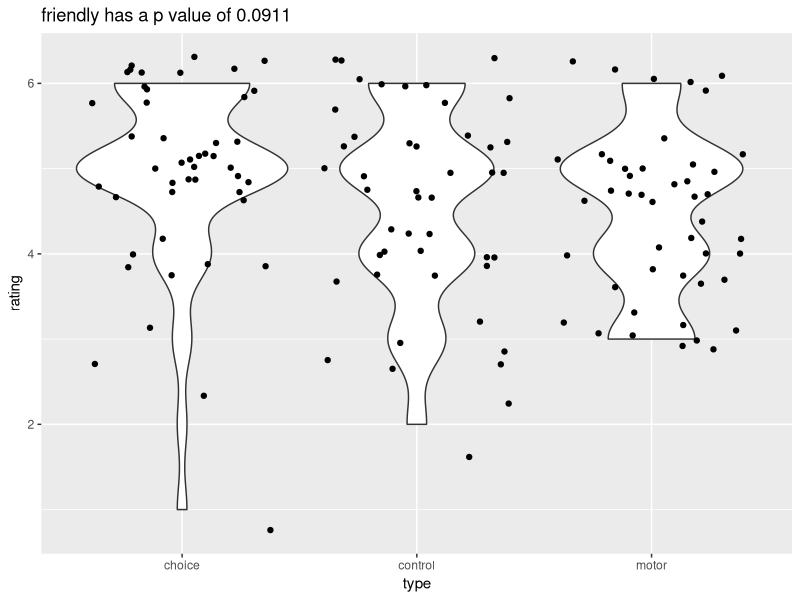
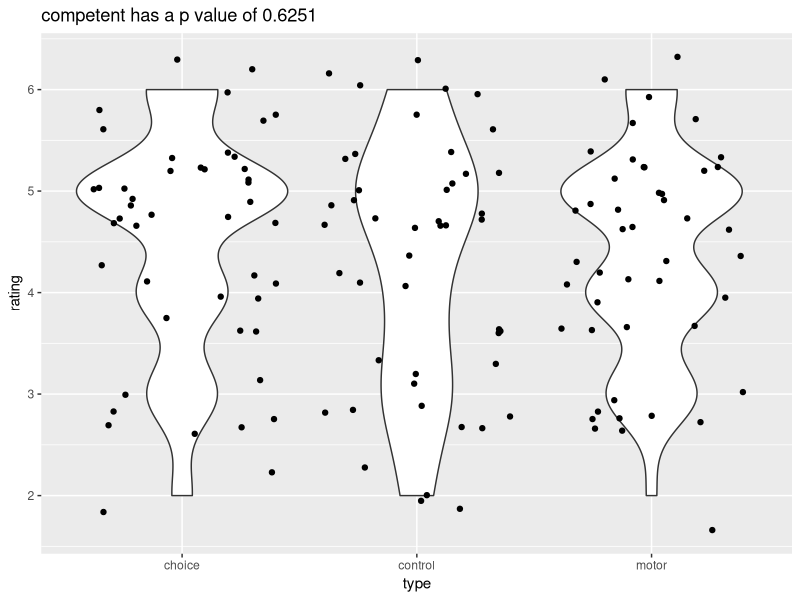
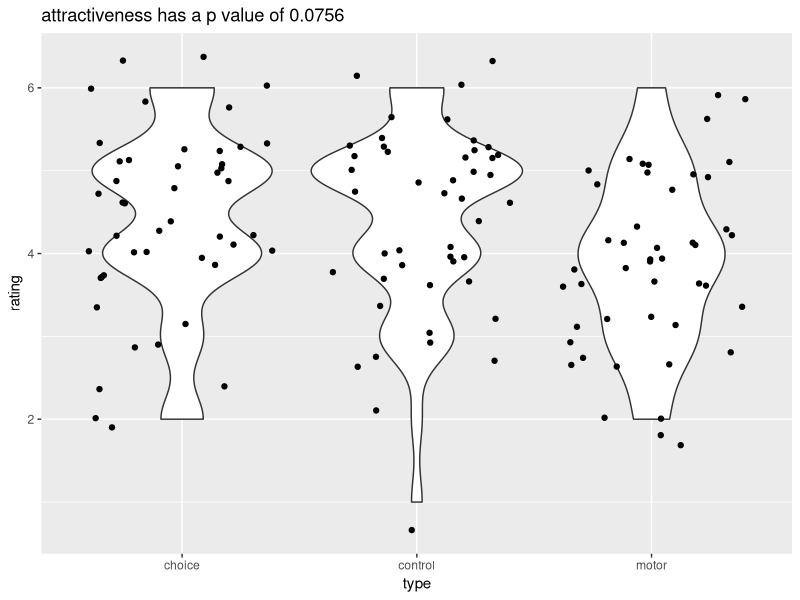
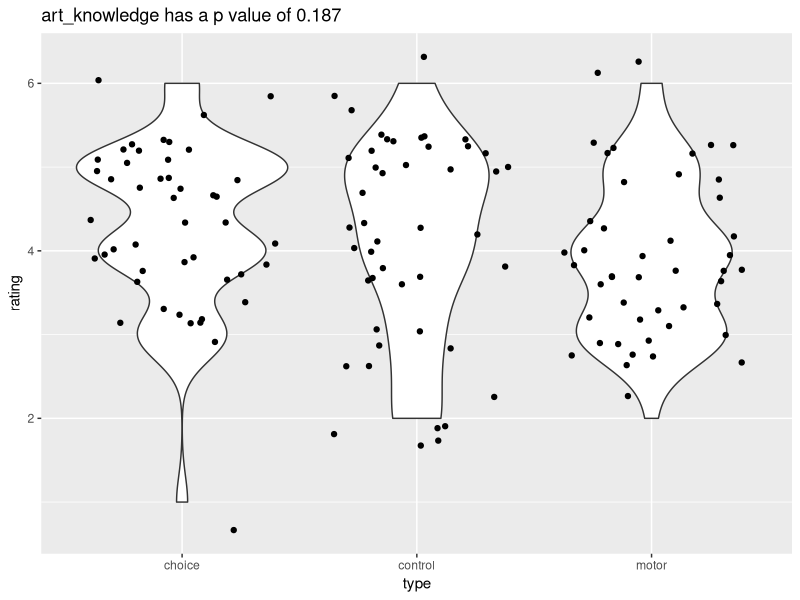
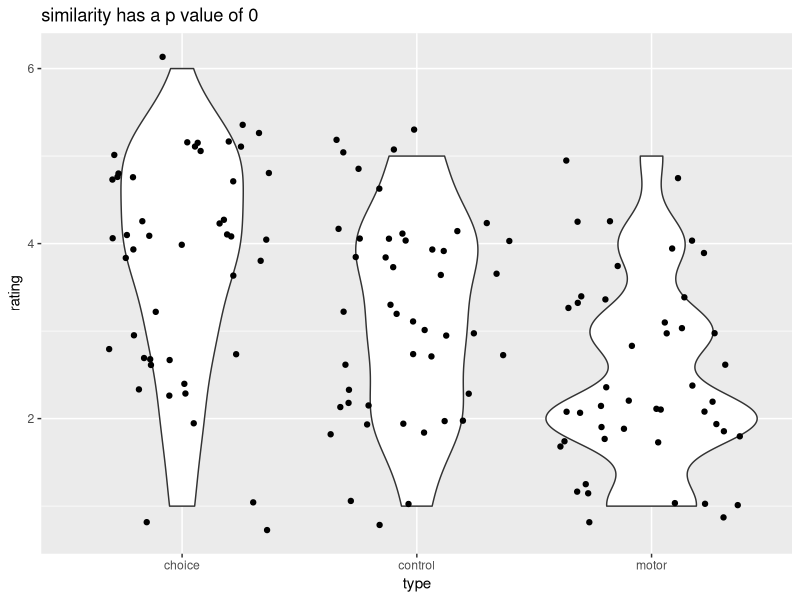
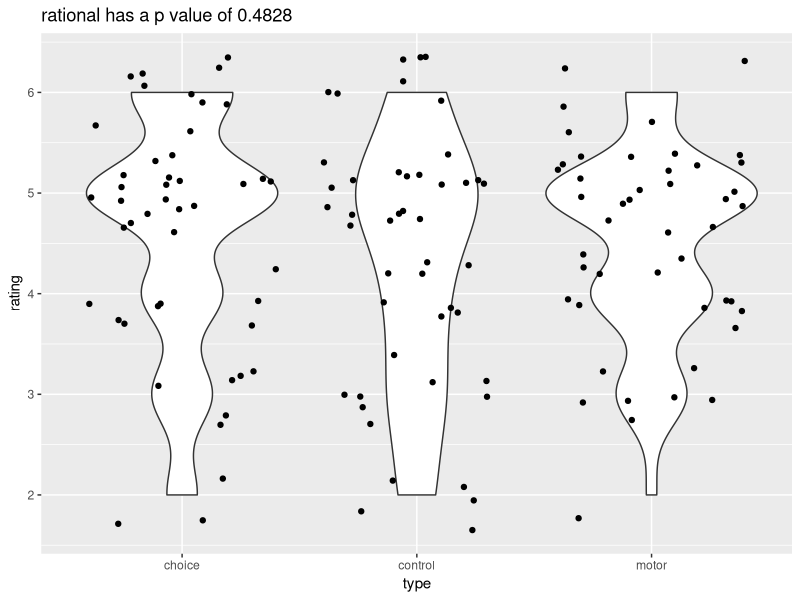
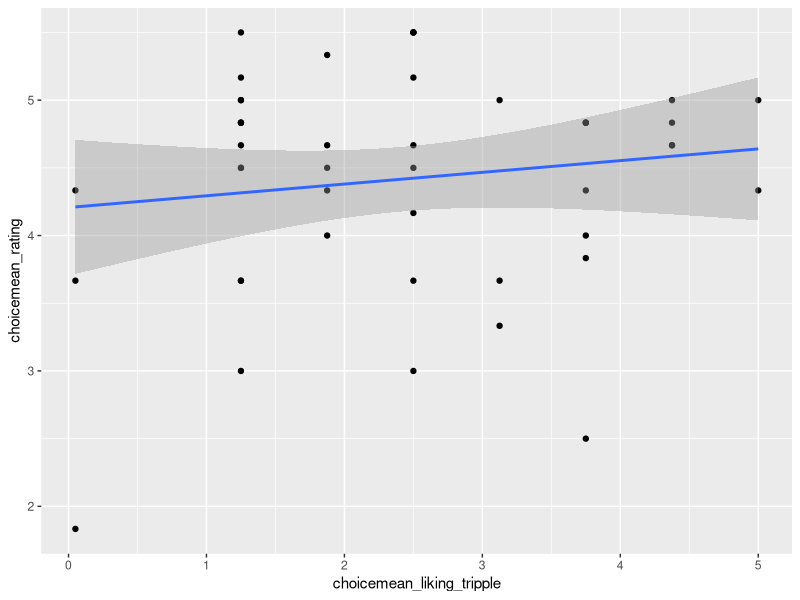
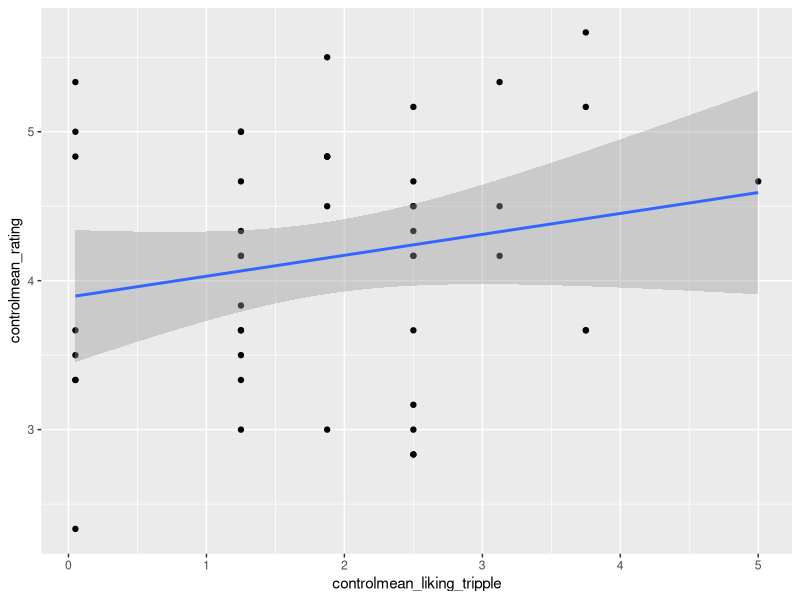

Write R code to recreate these figures, in order. (Note: this script raises an error after producing the figures.)

library(tidyverse)
library(psy)
library(lme4)
colors_a = c('#B0D0D3', '#C08497','#F7AF9D')

groups = read_csv('groups.csv', col_names = TRUE) %>%dplyr::select(-1,-2)
groups_long = groups %>%
  dplyr::select(id, first, second, third) %>%
  pivot_longer(2:4, names_to = 'response', values_to = 'type')

groups_order = groups %>%
  dplyr::select(id, conf1, conf2, conf3) %>%
  pivot_longer(2:4, names_to = 'block', values_to = 'confed_name') %>%
  mutate(block = ifelse(block == 'conf1', 'first', 
                        ifelse(block == 'conf2', 'second',
                               ifelse(block == 'conf3', 'third', 0))))

# ADD art interest
dat_art_indiff <- read_csv('dat_art.csv') %>%
  filter(Response < 10) %>%
  mutate(id = Participant_Public_ID) 

art_interest_full <- dat_art_indiff %>%
  group_by(id) %>%
  summarise(full_score = mean(Response))




groups_mim = groups_long %>%
  rename('block' = 'response') %>%
  full_join(groups_order)



# Rating data ------------------------------
dat_rating2 <- read_csv('ratings_data.csv', col_names = TRUE) %>%
  dplyr::select(Participant_Public_ID, Question_Key, Response) 

colnames(dat_rating2) <- c('id','question','response')

dat_rating3 <- dat_rating2 %>%
  filter(response < 10) %>%
  filter(str_detect(question, "quantised")) 

# group the data by type of question 
warmth_k = c('friendly', 'similarity', 'attractiveness')
comp_k = c('competent', 'art_knowledge', 'rational')
w_k <- paste(warmth_k, collapse="|") # "ll|lo|hl"
ratings_data <- dat_rating3 %>%
  mutate(rating = response) %>%
  mutate(Type_of_question = ifelse(str_detect(question, w_k),'warmth','competence'),
         response = ifelse(str_detect(question, '1'), 'first',
                           ifelse(str_detect(question, '2'), 'second',
                                  ifelse(str_detect(question, '3'),'third', 'baseline'))))

ratings_by_group = ratings_data %>%
  full_join(groups_long) %>%
  mutate(type = ifelse(response == 'baseline', 'baseline', type)) %>%
  na.omit() %>%
  mutate(confed_name = ifelse(str_detect(question, 'Lucile'), 'L', 
                              ifelse(str_detect(question, 'Maria'), 'M',
                                     ifelse(str_detect(question, 'Amie'), 'A', 99)))) %>%
  rename('block' = 'response')



# Ratings across mimicking for each question --------------------

vars2 = c('friendly', 'competent', 'attractiveness', 
         'art_knowledge', 'similarity', 'rational')

for (i in 1:6) {
ratings_by_group_fr <- ratings_by_group %>%
  filter(grepl(vars2[i], question)) %>%
  filter(block != 'baseline') %>%
  distinct()

mod_Fr <- aov(data = ratings_by_group_fr, rating~type)
summary(mod_Fr)

TukeyHSD(mod_Fr)

gg = ggplot(ratings_by_group_fr, aes(type, rating))+
  geom_violin() +
  geom_jitter() +
  ggtitle(paste0(vars2[i], ' has a p value of ',
                 round(summary(mod_Fr)[[1]][['Pr(>F)']][1],4)))   
  print(paste0(vars2[i], ' has a p value of ',
               round(summary(mod_Fr)[[1]][['Pr(>F)']][1],4)))
print(gg)
}

# Ratings questions chronbach alpha -------------------
chr_d <- ratings_by_group %>%
  dplyr::select(id, question, rating) %>%
  na.omit() %>%
  mutate(confed_name = ifelse(str_detect(question, 'Lucile'), 'L', 
                              ifelse(str_detect(question, 'Maria'), 'M',
                                     ifelse(str_detect(question, 'Amie'), 'A', 99)))) %>%
  filter(confed_name == 99) %>%
  distinct() %>%
  pivot_wider(names_from = question, values_from = rating) %>%
  dplyr::select(-1,-2) %>%
  dplyr::select(contains(c('friendly', 'similar', 'attractiveness')))
(0.8 + 0.744 + 0.81)/3
# Average of cronbachs alphas 0.79

cronbach(chr_d)


# warmth chronbach
chr_d <- ratings_by_group %>%
  dplyr::select(id, question, rating) %>% na.omit() %>%
  mutate(confed_name = ifelse(str_detect(question, 'Lucile'), 'L', 
                              ifelse(str_detect(question, 'Maria'), 'M',
                                     ifelse(str_detect(question, 'Amie'), 'A', 99)))) %>%
  filter(confed_name == 99) %>% distinct() %>%
  pivot_wider(names_from = question, values_from = rating) %>%
  dplyr::select(-1,-2) %>%
  dplyr::select(contains(c('friendly', 'similar', 'attractiveness')))
cronbach(chr_d)

# competence chronbach
chr_d <- ratings_by_group %>%
  dplyr::select(id, question, rating) %>% na.omit() %>%
  mutate(confed_name = ifelse(str_detect(question, 'Lucile'), 'L', 
                              ifelse(str_detect(question, 'Maria'), 'M',
                                     ifelse(str_detect(question, 'Amie'), 'A', 99)))) %>%
  filter(confed_name == 99) %>% distinct() %>%
  pivot_wider(names_from = question, values_from = rating) %>%
  dplyr::select(-1,-2) %>%
  dplyr::select(contains(c('art', 'compet', 'rational')))
cronbach(chr_d)


# Liking tripple questions and rating scale ------------------------
rating_questions_scores <-  read_csv('rating_questions_scores.csv')%>%
  group_by(id, type) %>%
  summarise(mean_rating = mean(mean_r)) 

liking_triple <- read_csv('liking_triple_questions.csv') 

composite_rating_questions_scores <- rating_questions_scores %>%
  group_by(id, type) %>%
  summarise(mean_rating = mean(mean_rating))

liking_tripple_and_rating <- liking_triple %>%
  ungroup() %>%
  group_by(id, type) %>%
  summarise(mean_liking_tripple = mean(perc)) %>%
  full_join(composite_rating_questions_scores, by = c("id", 'type')) %>%
  na.omit()



# Rating and liking tripple cronbachs alpha ---------------------

liking_tripple_and_rating <- liking_triple %>%
  group_by(id, type) %>%
  summarise(mean_liking_tripple = mean(perc)) %>%
  full_join(composite_rating_questions_scores, by = c("id", 'type')) %>%
  mutate(mean_liking_tripple = ifelse(is.na(mean_liking_tripple) & !is.na(mean_rating), 1, mean_liking_tripple)) %>%
  na.omit() %>%
  mutate(mean_liking_tripple = (mean_liking_tripple/100)*5)

cronbachs_liking = liking_tripple_and_rating %>%
  pivot_longer(3:4) %>%
  mutate(liking_by_mimicking = paste0(type, name)) %>%
  na.omit() %>%
  dplyr::select(id, liking_by_mimicking, value) %>%
  pivot_wider(names_from = liking_by_mimicking, values_from = value) %>%
  ungroup() %>%
  dplyr::select(-id)

cronbach(cronbachs_liking)

cronbachs_liking %>%
  ggplot(aes(choicemean_liking_tripple, y = choicemean_rating)) +
  geom_point() +
  geom_smooth(method = 'lm') 

cronbachs_liking %>%
  ggplot(aes(controlmean_liking_tripple, y = controlmean_rating)) +
  geom_point() +
  geom_smooth(method = 'lm') 

cronbachs_liking %>%
  ggplot(aes(motormean_liking_tripple, y = motormean_rating)) +
  geom_point() +
  geom_smooth(method = 'lm') 



# Add baseline --------------------------

ratings_baseline = ratings_data %>%
  full_join(groups_long) %>%
  mutate(type = ifelse(response == 'baseline', 'baseline', type)) %>%
  na.omit() %>%
  mutate(confed_name = ifelse(str_detect(question, 'Lucile'), 'L', 
                              ifelse(str_detect(question, 'Maria'), 'M',
                                     ifelse(str_detect(question, 'Amie'), 'A', 99)))) %>%
  filter(confed_name != '99') %>%
  full_join(groups_order) %>%
  na.omit() %>%
  dplyr::select(-response) 


ratings_all = full_join(ratings_baseline, ratings_by_group) %>% filter(block != 'baseline')

ratings_avg = ratings_all %>%
  group_by(id, block, confed_name, Type_of_question) %>%
  summarise(mean_r = mean(rating))
  

baseline_mean = ratings_avg %>%
  filter(confed_name != 99) %>%
  rename('mean_r_base' = 'mean_r')


groups_mim = groups_long %>%
  rename('block' = 'response') %>%
  full_join(groups_order) %>%
  dplyr::select(id, confed_name, type)


# Ratings controlled for baseline (by subtracting the baseline) -------------------
exp_means = ratings_avg %>% filter(confed_name == 99) %>%  ungroup() %>%
  dplyr::select(-confed_name) %>%
  full_join(baseline_mean) %>%
  mutate(change_in_rating = mean_r - mean_r_base) %>%
  full_join(groups_mim)

ggplot(exp_means, aes(x = type, y = change_in_rating, fill = Type_of_question))+
  geom_boxplot() +
  scale_fill_manual(values = colors_a[1:2]) +
  labs(y = 'Mean response', title = 'Means for competence or warmth for each mimick type') +
  theme_minimal()

ggplot(exp_means, aes(fill = factor(Type_of_question, levels = c('warmth', 'competence')), x = factor(type, levels = c('choice', 'control', 'motor')), y = change_in_rating)) +
  geom_boxplot() +
  scale_fill_manual(values = c(colors_a[1], colors_a[2])) +
  labs(y = 'Mean response', title = 'Means for competence or warmth for each mimick type', fill = 'Type_of_q') +
  theme_minimal() 
  

exp_means <- exp_means %>%
  mutate(type = as.factor(type))

exp_means <- within(exp_means, type <- relevel(type, ref = 'motor'))

mod2 <- lm(data = exp_means, change_in_rating ~ type * Type_of_question)
summary(mod2)

write.csv(exp_means, 'rating_questions_scores.csv')
# diagnostics are fine --- plot(mod2)
# change from baseline differs between control and choice 
# (higher score in choice - ratings increased from baseline in choice more than in control)


mod2 <- aov(data = exp_means, change_in_rating ~ type * Type_of_question)
summary(mod2)

TukeyHSD(mod2)


# Pointplot of means only
ratings2 = ratings_by_group %>%
  group_by(id,Type_of_question, type) %>% 
  mutate(mean_r = mean(rating)) 

ggplot(ratings2, aes(x = type, y = mean_r, color = Type_of_question)) +
    geom_boxplot() +
      geom_jitter() + 
    geom_point(aes(x = type,y = mean_r)) +
    labs(title = 'Means for competence or warmth for each mimick type',y = 'Mean response') +
    theme_minimal()

# Boxplot
data_by_id = ratings_by_group %>%
  group_by(id, Type_of_question, type) %>%
  mutate(mean_r = mean(rating)) %>%
ggplot(aes(x = type, y = mean(rating), fill = Type_of_question))+
  geom_boxplot() +
  scale_fill_manual(values = colors_a[1:2]) +
  labs(y = 'Mean response', title = 'Means for competence or warmth for each mimick type') +
  theme_minimal()

# Analysis ratings --------------------------------

avg_ratings = ratings_by_group %>%
  group_by(id, Type_of_question, type) %>% 
  summarise(mean_r = mean(rating))

r_model <- lm(mean_r ~ Type_of_question * type, data = avg_ratings)
summary(r_model)


# Only significant difference between warmth and competence ratings in the motor mimickry 
# Higher ratings for competence than warmth (in the case of motor mimicry)
avg_ratings_motor <- avg_ratings %>%
  filter(type == 'motor')

r_model2 <- lm(mean_r ~ Type_of_question, data = avg_ratings_motor)
summary(r_model2)


# Histograms to check motor 
avg_ratings_motor2 = avg_ratings_motor %>% filter(type == 'motor') %>% filter(Type_of_question == 'warmth')
